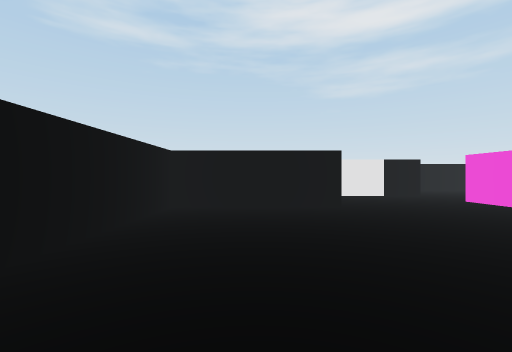
[1] (above)

24 first-person views from a walk through a scene from a Unity 3-D project. The camera is 0.55 m above the floor, looks level and sees 90° across. The floor is counted in squares, 1 m on a side. Each view is taken from the middle of a square. On the plan, view 1 faces up. The plan holds only what a view shows up to about 9 squares ahead; the rest is blank. The place goes on beyond the plan. The player character is not drawn.

[2]
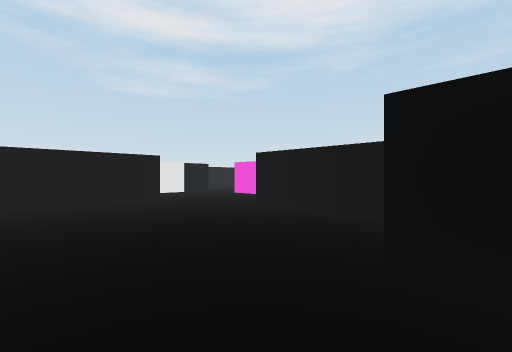

[3]
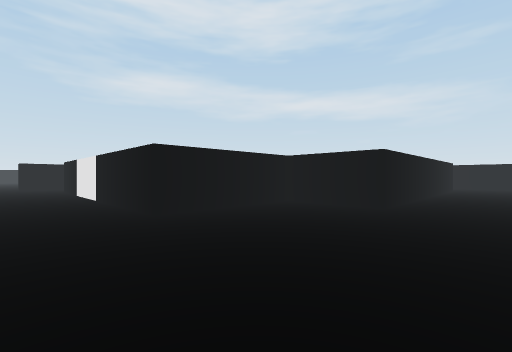

[4]
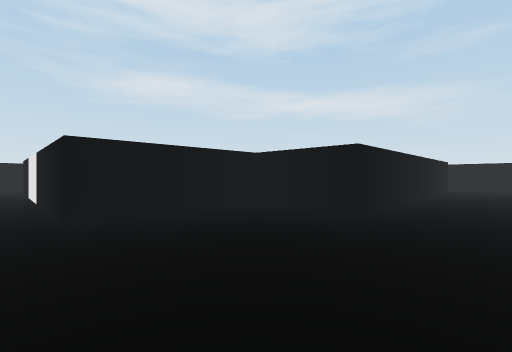

[5]
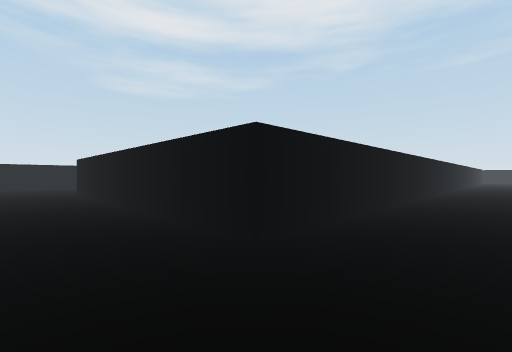

[6]
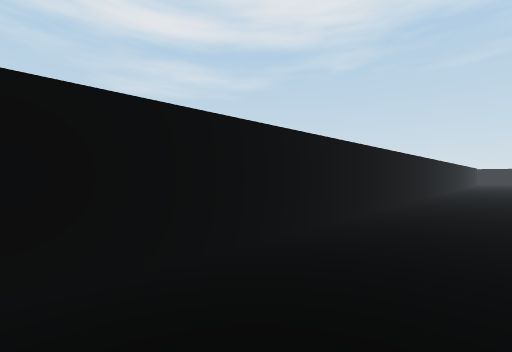

[7]
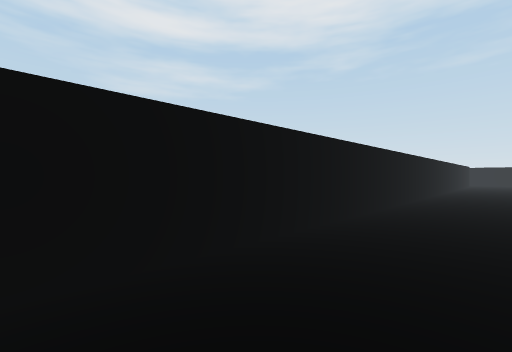

[8]
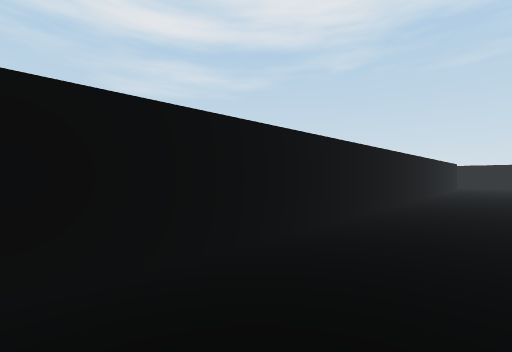

[9]
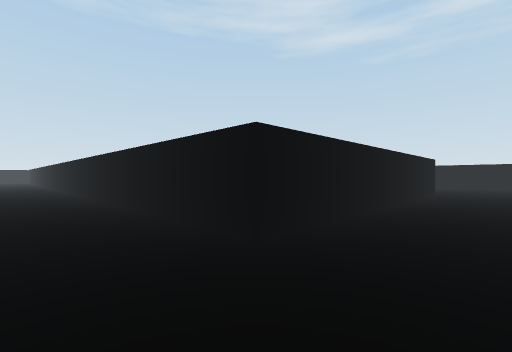

[10]
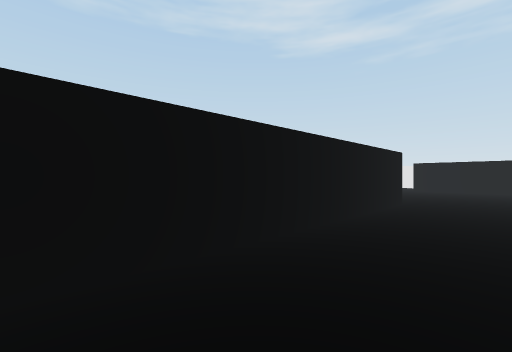

[11]
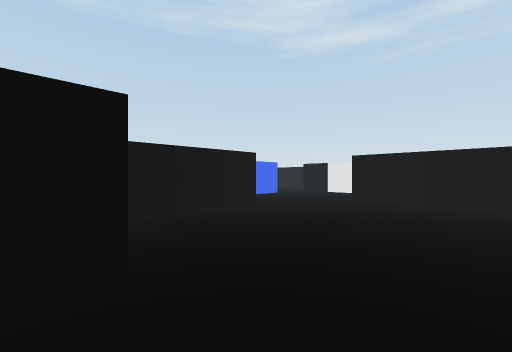

[12]
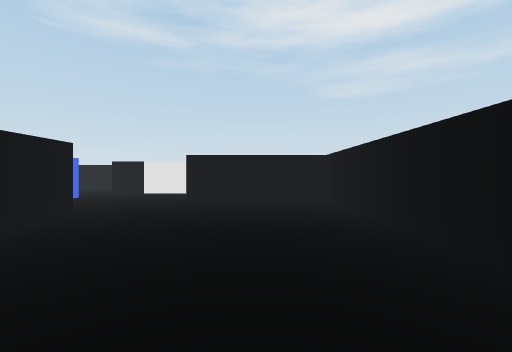

[13]
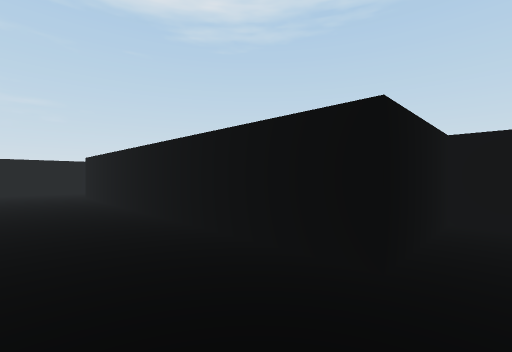

[14]
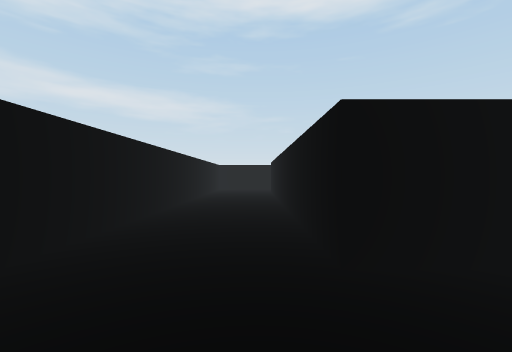

[15]
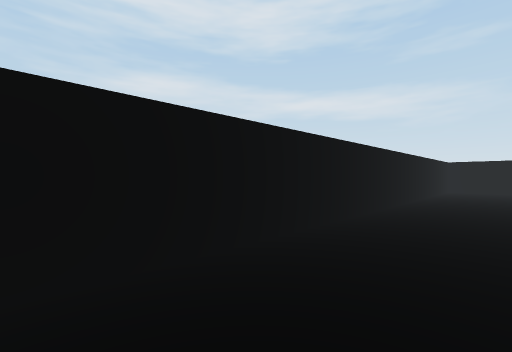

[16]
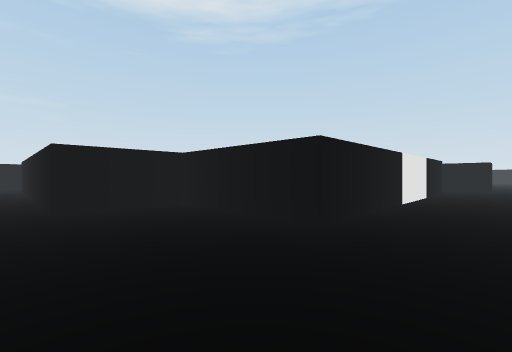

[17]
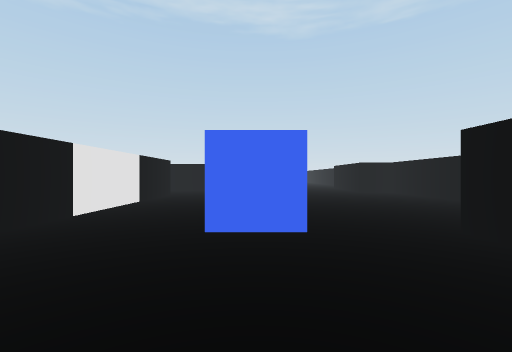

[18]
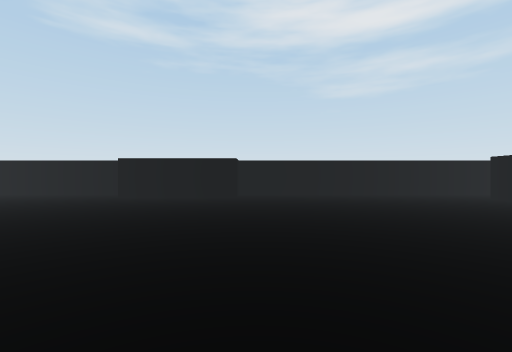

[19]
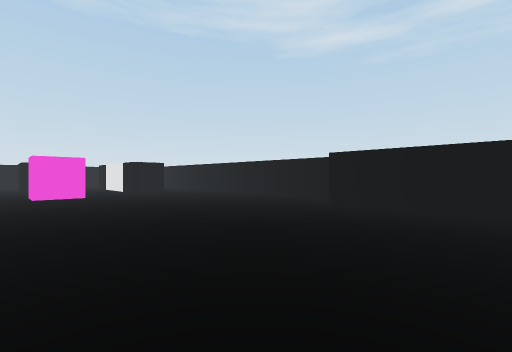

[20]
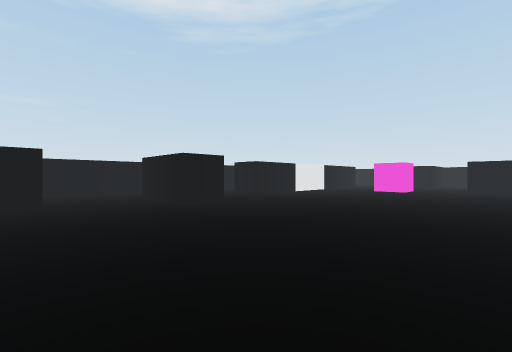

[21]
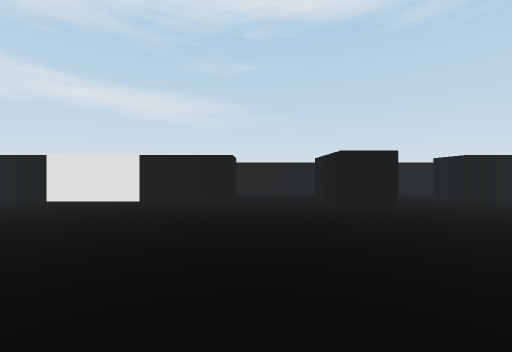

[22]
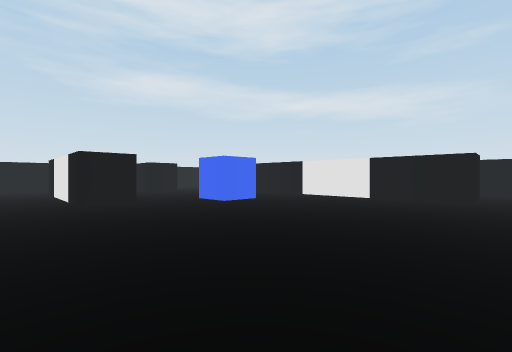

[23]
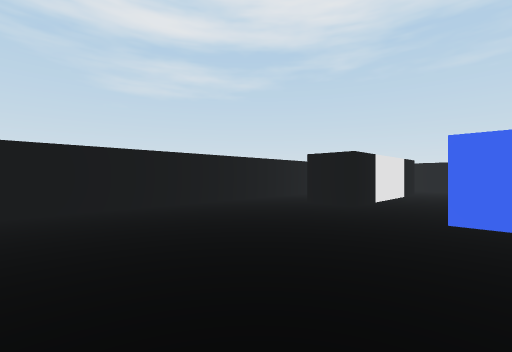

[24]
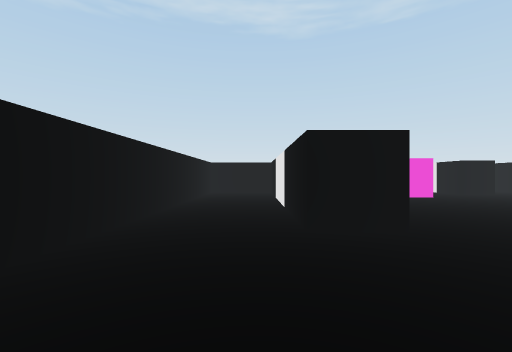

### Floor plan
Ten units are one square. View 1 is at (0, 0); x grows to the right and y downward. Boxes are objects, and circles mark ways between rooms. Rooms are numbered by the first view taken in them; rooms with no view inside come last. Other rooms are left out.
<svg viewBox="-20 -100 280 200">
<path fill="none" stroke="#000" d="M230 95 255 95 255 -45 225 -45 225 -55M215 -25 215 5 235 5 235 75 5 75 5 5M5 5 25 5 25 -25M16 -45 -15 -45 -15 -15M145 -15 145 -25M125 -25 125 -15M114 5 146 5M114 -35 125 -35 125 -25M100 -95 58 -95M145 -25 215 -25M45 -80 45 -70 35 -70M25 -25 95 -25M219 -95 135 -95 135 -85 105 -85M225 -70 195 -70 195 -80 235 -80M95 -25 95 -15 35 -15 35 5 114 5M235 -70 225 -70M255 -65 255 -90M225 -55 232 -55"/>
<rect x="15" y="-85" width="20" height="20" fill="#bbb"><title>block</title></rect>
<rect x="45" y="-55" width="10" height="10" fill="#bbb"><title>cube</title></rect>
<rect x="185" y="-55" width="10" height="10" fill="#bbb"><title>cube</title></rect>
<circle cx="-5" cy="0" r="3" fill="#2a7"/>
<circle cx="220" cy="-40" r="3" fill="#2a7"/>
<circle cx="15" cy="-35" r="3" fill="#2a7"/>
<circle cx="135" cy="-20" r="3" fill="#2a7"/>
<circle cx="120" cy="-5" r="3" fill="#2a7"/>
<circle cx="105" cy="-20" r="3" fill="#2a7"/>
<circle cx="230" cy="-60" r="3" fill="#2a7"/>
<circle cx="245" cy="-75" r="3" fill="#2a7"/>
<text x="140" y="80">1</text>
<text x="10" y="-20">2</text>
<text x="160" y="-10">3</text>
<text x="120" y="-60">4</text>
<text x="80" y="-10">5</text>
<text x="240" y="-70">6</text>
</svg>
Room 1 opens to room 2. Room 1 opens to room 4. Room 2 opens to room 4. Room 3 opens to room 4. Room 3 opens to room 5. Room 4 opens to room 5. Room 4 opens to room 6.

Where each view was taken, in squares from view 1:
view 1: 0 up, 0 right, facing up
view 2: 1 down, 1 left, facing up-right
view 3: 4 up, 1 left, facing down-right
view 4: 3 up, 1 left, facing down-right
view 5: 9 down, 1 left, facing up-right
view 6: 9 down, 3 right, facing up-right
view 7: 9 down, 7 right, facing up-right
view 8: 9 down, 11 right, facing up-right
view 9: 9 down, 25 right, facing up-left
view 10: 6 down, 25 right, facing up-left
view 11: 1 down, 25 right, facing up-left
view 12: 1 down, 24 right, facing up
view 13: 0 up, 25 right, facing down-left
view 14: 1 up, 24 right, facing down
view 15: 1 up, 24 right, facing down-right
view 16: 4 up, 24 right, facing down-left
view 17: 5 up, 22 right, facing left
view 18: 2 up, 14 right, facing up
view 19: 4 up, 13 right, facing up-left
view 20: 8 up, 15 right, facing down-left
view 21: 8 up, 14 right, facing down
view 22: 9 up, 14 right, facing down-right
view 23: 5 up, 15 right, facing up-right
view 24: 1 up, 12 right, facing left
